Frame 1 (no input): blank canvas, image omitted
Frame 60 (no input): blank canvas, image omitted
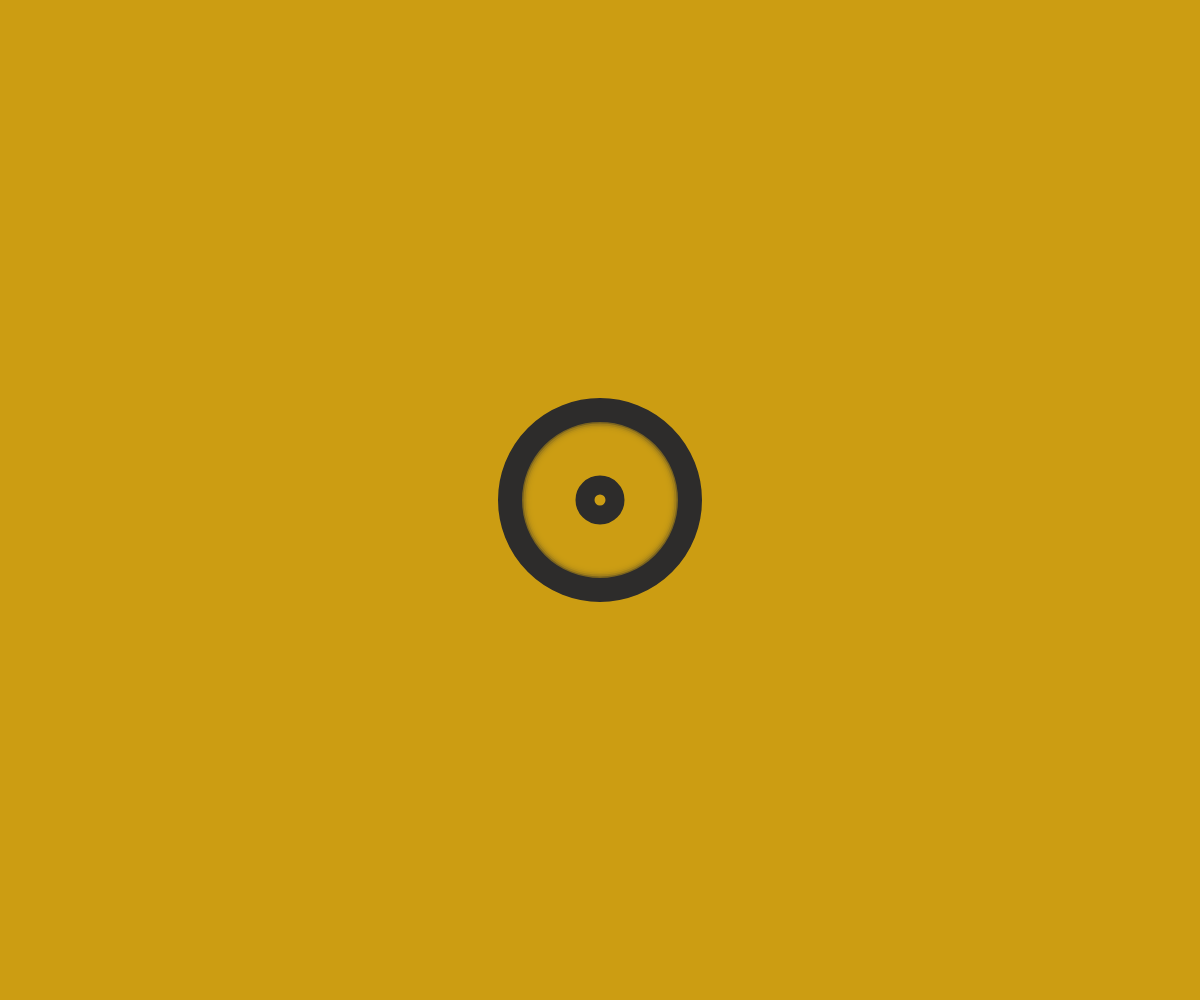
Frame 120 (the mouse pressed at the canvas centre since frame 60)

The p5.js sketch whose frames 1 and 60 were blank and that drew this single picture after the mouse press (run headless with seeded random() and noise() and a simulated clock; from frame 60 on, the mouse is pressed at the canvas centre):

// p5.js sketch
// ── sketch.js
let debutClick;
let rayon = [];
let xdebut = [];
let ydebut = [];
let tdebut = [];

let longeurOnde;
let vitesseOnde;
let couleurOnde;
let count;

let estEnPause;
let tDePause;

function setup() {
  createCanvas(windowWidth, windowHeight);
  colorMode(HSB, 360, 100, 100, 255);
  noFill();

  debutClick = false;
  longeurOnde = 150;
  vitesseOnde = 3;
  couleurOnde = color(random(40, 50), random(0, 20), random(10, 20), 255);
  count = 0;

  estEnPause = false;
  tDePause = 0;
}

function draw() {
  background(45, 90, 80, 125);

  if (debutClick && tdebut.length > 0) {
    let index = tdebut.length - 1;
    rayon.push(new RayonOnde(tdebut[index], vitesseOnde, longeurOnde, couleurOnde));
    debutClick = false;
  }

  count++;

  for (let i = 0; i < rayon.length; i++) {
    let r = rayon[i];
    r.update(count);
    stroke(r.cOnde);
    strokeWeight(r.e);
    ellipse(xdebut[i], ydebut[i], r.r, r.r);

    let ecart = Math.round((longeurOnde / vitesseOnde) * 0.0012 * 1000);

    if (ecart <= (count - tdebut[i])) {
      strokeWeight(Math.round(0.8 * r.e));
      ellipse(xdebut[i], ydebut[i], r.r - r.lOnde, r.r - r.lOnde);
    }
    if (2 * ecart <= (count - tdebut[i])) {
      strokeWeight(Math.round(0.6 * r.e));
      ellipse(xdebut[i], ydebut[i], r.r - 2 * r.lOnde, r.r - 2 * r.lOnde);
    }
    if (3 * ecart <= (count - tdebut[i])) {
      strokeWeight(Math.round(0.3 * r.e));
      ellipse(xdebut[i], ydebut[i], r.r - 3 * r.lOnde, r.r - 3 * r.lOnde);
    }
    if (4 * ecart <= (count - tdebut[i])) {
      strokeWeight(Math.round(0.1 * r.e));
      ellipse(xdebut[i], ydebut[i], r.r - 4 * r.lOnde, r.r - 4 * r.lOnde);
    }
    if (5 * ecart <= (count - tdebut[i])) {
      strokeWeight(Math.round(0.1 * r.e));
      ellipse(xdebut[i], ydebut[i], r.r - 5 * r.lOnde, r.r - 5 * r.lOnde);
    }
    if (6 * ecart <= (count - tdebut[i])) {
      strokeWeight(Math.round(0.1 * r.e));
      ellipse(xdebut[i], ydebut[i], r.r - 6 * r.lOnde, r.r - 6 * r.lOnde);
    }
  }

  // Nettoyage des ondes terminées
  for (let i = rayon.length - 1; i >= 0; i--) {
    if (rayon[i].cestFini) {
      rayon.splice(i, 1);
      xdebut.splice(i, 1);
      ydebut.splice(i, 1);
      tdebut.splice(i, 1);
    }
  }
}

function mousePressed() {
  if (!estEnPause && !debutClick) {
    debutClick = true;
    xdebut.push(mouseX);
    ydebut.push(mouseY);
    tdebut.push(count);
  }
}

function keyPressed() {
  if (key === ' ') {
    estEnPause = !estEnPause;
    if (estEnPause) {
      noLoop();
    } else {
      loop();
    }
  }

  if (key === 'f') {
    vitesseOnde = 30;
    longeurOnde = 350;
    couleurOnde = color(30, 100, 60, 255);
  }

  if (key === 'c') {
    vitesseOnde = 3;
    longeurOnde = 100;
    couleurOnde = color(random(40, 50), random(0, 20), random(10, 20), 255);
  }

  if (key === 's') {
    vitesseOnde = 1;
    longeurOnde = 50;
    couleurOnde = color(random(20, 150), 0, 100, 255);
  }
}

// ── rayonOnde.js
class RayonOnde {
  constructor(t_, v_, l_, couleur) {
    this.tDebut = t_;
    this.vOnde = v_;
    this.lOnde = l_;
    this.cOnde = couleur;
    this.r = 0;
    this.e = 0;
    this.cestFini = false;
    this.Lambda = Math.log(4) * this.vOnde / width;
  }

  update(count) {
    if (this.cestFini) return;

    let t = count - this.tDebut;
    this.r = Math.round(this.vOnde * t);

    if (this.vOnde === 30) {
      this.e = Math.round(90 * Math.exp(-this.Lambda * t));
    } else {
      this.e = Math.round(30 * Math.exp(-this.Lambda * t));
    }

    if (this.r > 3 * width) {
      this.cestFini = true;
    }
  }
}

// ── style.css
html, body {
      margin: 0;
      padding: 0;
      overflow: hidden;
      font-family: 'Inter', sans-serif;
      color: white;
      height: 100vh;
    }

      .button-grid {
      display: grid;
      grid-template-columns:repeat(5, 1fr);
      grid-template-rows: 0.1fr 0.1fr 1fr 1fr 1fr;
      gap: 10px;
      height: 100vh;
      align-items: center;
      justify-items: center;
      z-index: 0;
      position: relative;
    }

      .titre-grille {
      text-align: center;
      font-family: 'Inter', sans-serif;
      margin: 0;
      padding: 0.2em 0;
    }

      h1.titre-grille {
      font-size: 2em;
      font-weight: 700;
    }

      #titre {
      grid-row: 1;
      grid-column: 3;
      justify-self: center; /* pour centrer dans la colonne */
      align-self: center;   /* pour centrer dans la ligne */
    }

    #sous-titre {
      grid-row: 2;
      grid-column: 3;
      justify-self: center; /* pour centrer dans la colonne */
      align-self: center;   /* pour centrer dans la ligne */
    }

      h2.titre-grille {
      font-size: 1em;
      font-weight: 300;
    }

     #karamelLink {    
      text-decoration: none;
      color: white;
      font-weight: 100;
      font-size: 1em;
      transition: all 0.3s ease;
    }

     #karamelLink:hover {
        font-weight: 700;
        font-size: 1.2em;
        cursor: pointer;
    }

        .waveButton, #startButton, #freezeButton {
      width: clamp(60px, 8vw, 100px);
  height: clamp(60px, 8vw, 100px);
      border-radius: 50%;
      border: none;
      cursor: pointer;
      font-family: 'Inter', sans-serif;
      font-size: 0.8em;
      transition: all 0.3s ease;
      background-color: rgba(50, 50, 50, 0.1);
      color: rgba(255, 255, 255, 0.3);
      position: relative;
      font-weight: 700;
    }

    .waveButton::before {
      content: '';
      position: absolute;
      top: 35%;
      left: 35%;
      width: 30%;
      height: 30%;
      border-radius: 50%;
      pointer-events: none;
    }

     /* Le wrapper occupe exactement une cellule */
/* Wrapper : occupe une cellule, et contrôle la position verticale */
.cell-wrapper {
  display: flex;
  justify-content: center;
  align-items: center;
  height: 100%;
  position: relative;
}

/* Position dans la grille */
#wrapper-btnS     { grid-row: 3; grid-column: 1; }
#wrapper-btnQ     { grid-row: 4; grid-column: 1; }
#wrapper-btnF     { grid-row: 5; grid-column: 1; }
#wrapper-start    { grid-row: 3; grid-column: 3; }
#wrapper-freeze   { grid-row: 5; grid-column: 5; }

#btnS { transform: translateY(-33%); }
#btnQ { transform: translateY(0%); }
#btnF { transform: translateY(33%); }

#startButton  { transform: translateY(-33%); }
#freezeButton { transform: translateY(33%); }





/* Effets graphiques sur les boutons */

    .btnS::before { background-color: white; }
    .btnQ::before { background-color: black; }
    .btnF::before { background-color: rgba(149, 84, 19, 1); }

    .btnS:hover { background-color: white; }
    .btnQ:hover { background-color: black; }
    .btnF:hover { background-color: rgba(149, 84, 19, 1); }

    #startButton:hover, #freezeButton:hover {
      background-color: rgba(50, 50, 50, 0.7);
      color: white;
    }

      #infoPanel {
      position: absolute;
      top: 230px;
      left: 50%;
      transform: translateX(-50%) scale(0.95);
      opacity: 0;
      pointer-events: none;

      width: 450px;
      background-color: rgba(0, 0, 0, 0.7);
      color: white;
      padding: 1em 3%;
      font-size: 0.8em;
      border-radius: 8px;
      z-index: 20;
      text-align: left;

      transition: opacity 0.5s ease, transform 0.5s ease;
    }

      #infoPanel.visible {
      opacity: 1;
      transform: translateX(-50%) scale(1);
      pointer-events: auto;
    }


      #waveMessage {
      position: absolute;
      left: 180px;
      font-size: 0.8em;
      color: white;
      font-family: 'Inter', sans-serif;
      line-height: 80px;
      height: 80px;
      pointer-events: none;
      z-index: 11;
      white-space: nowrap;
    }

        canvas {
        position: absolute;
        top: 0;
        left: 0;
         z-index: -1 !important;
        pointer-events: none;
}
